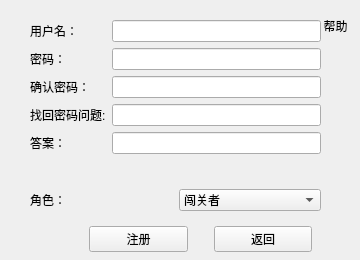
<?xml version="1.0" encoding="UTF-8"?>
<ui version="4.0">
 <class>Sign_Up</class>
 <widget class="QMainWindow" name="Sign_Up">
  <property name="geometry">
   <rect>
    <x>0</x>
    <y>0</y>
    <width>360</width>
    <height>260</height>
   </rect>
  </property>
  <property name="minimumSize">
   <size>
    <width>360</width>
    <height>260</height>
   </size>
  </property>
  <property name="maximumSize">
   <size>
    <width>360</width>
    <height>260</height>
   </size>
  </property>
  <property name="windowTitle">
   <string>注册</string>
  </property>
  <widget class="QWidget" name="centralwidget">
   <widget class="QToolButton" name="help_btn">
    <property name="geometry">
     <rect>
      <x>310</x>
      <y>0</y>
      <width>51</width>
      <height>51</height>
     </rect>
    </property>
    <property name="styleSheet">
     <string notr="true">border:none;</string>
    </property>
    <property name="text">
     <string>帮助</string>
    </property>
    <property name="icon">
     <iconset resource="image/rsc.qrc">
      <normaloff>:/sign_in/help.png</normaloff>:/sign_in/help.png</iconset>
    </property>
    <property name="iconSize">
     <size>
      <width>32</width>
      <height>32</height>
     </size>
    </property>
    <property name="shortcut">
     <string comment="true"/>
    </property>
    <property name="toolButtonStyle">
     <enum>Qt::ToolButtonTextUnderIcon</enum>
    </property>
    <property name="autoRaise">
     <bool>true</bool>
    </property>
   </widget>
   <widget class="QPushButton" name="show_pwd_1">
    <property name="geometry">
     <rect>
      <x>430</x>
      <y>140</y>
      <width>20</width>
      <height>20</height>
     </rect>
    </property>
    <property name="cursor">
     <cursorShape>ArrowCursor</cursorShape>
    </property>
    <property name="text">
     <string/>
    </property>
    <property name="autoDefault">
     <bool>false</bool>
    </property>
    <property name="flat">
     <bool>true</bool>
    </property>
   </widget>
   <widget class="QWidget" name="widget_3" native="true">
    <property name="geometry">
     <rect>
      <x>30</x>
      <y>20</y>
      <width>291</width>
      <height>241</height>
     </rect>
    </property>
    <layout class="QVBoxLayout" name="verticalLayout_2">
     <item>
      <widget class="QWidget" name="widget_2" native="true">
       <layout class="QGridLayout" name="gridLayout">
        <property name="leftMargin">
         <number>0</number>
        </property>
        <property name="topMargin">
         <number>0</number>
        </property>
        <property name="rightMargin">
         <number>0</number>
        </property>
        <property name="bottomMargin">
         <number>2</number>
        </property>
        <item row="6" column="1">
         <widget class="QLineEdit" name="answer_lineEdit"/>
        </item>
        <item row="5" column="0">
         <widget class="QLabel" name="label_5">
          <property name="frameShape">
           <enum>QFrame::NoFrame</enum>
          </property>
          <property name="text">
           <string>找回密码问题:</string>
          </property>
         </widget>
        </item>
        <item row="0" column="1">
         <widget class="QLineEdit" name="usr_lineEdit"/>
        </item>
        <item row="4" column="0">
         <widget class="QLabel" name="label_3">
          <property name="text">
           <string>确认密码：</string>
          </property>
         </widget>
        </item>
        <item row="6" column="0">
         <widget class="QLabel" name="label_6">
          <property name="text">
           <string>答案：</string>
          </property>
         </widget>
        </item>
        <item row="4" column="1">
         <widget class="QLineEdit" name="confirm_pwd_lineEdit">
          <property name="echoMode">
           <enum>QLineEdit::Password</enum>
          </property>
         </widget>
        </item>
        <item row="3" column="1">
         <widget class="QLineEdit" name="pwd_lineEdit">
          <property name="inputMask">
           <string/>
          </property>
          <property name="text">
           <string/>
          </property>
          <property name="echoMode">
           <enum>QLineEdit::Password</enum>
          </property>
         </widget>
        </item>
        <item row="5" column="1">
         <widget class="QLineEdit" name="question_lineEdit"/>
        </item>
        <item row="3" column="0">
         <widget class="QLabel" name="label_2">
          <property name="text">
           <string>密码：</string>
          </property>
         </widget>
        </item>
        <item row="0" column="0">
         <widget class="QLabel" name="label">
          <property name="text">
           <string>用户名：</string>
          </property>
         </widget>
        </item>
       </layout>
      </widget>
     </item>
     <item>
      <spacer name="verticalSpacer">
       <property name="orientation">
        <enum>Qt::Vertical</enum>
       </property>
       <property name="sizeHint" stdset="0">
        <size>
         <width>20</width>
         <height>40</height>
        </size>
       </property>
      </spacer>
     </item>
     <item>
      <widget class="QWidget" name="widget_4" native="true">
       <layout class="QHBoxLayout" name="horizontalLayout_2">
        <property name="leftMargin">
         <number>0</number>
        </property>
        <property name="topMargin">
         <number>0</number>
        </property>
        <property name="rightMargin">
         <number>0</number>
        </property>
        <property name="bottomMargin">
         <number>0</number>
        </property>
        <item>
         <widget class="QLabel" name="label_4">
          <property name="text">
           <string>角色：</string>
          </property>
         </widget>
        </item>
        <item>
         <widget class="QComboBox" name="role_comboBox">
          <item>
           <property name="text">
            <string>闯关者</string>
           </property>
          </item>
          <item>
           <property name="text">
            <string>出题者</string>
           </property>
          </item>
         </widget>
        </item>
       </layout>
      </widget>
     </item>
     <item>
      <layout class="QVBoxLayout" name="verticalLayout">
       <item>
        <widget class="QWidget" name="widget" native="true">
         <layout class="QHBoxLayout" name="horizontalLayout">
          <item>
           <spacer name="horizontalSpacer">
            <property name="orientation">
             <enum>Qt::Horizontal</enum>
            </property>
            <property name="sizeType">
             <enum>QSizePolicy::Fixed</enum>
            </property>
            <property name="sizeHint" stdset="0">
             <size>
              <width>50</width>
              <height>20</height>
             </size>
            </property>
           </spacer>
          </item>
          <item>
           <widget class="QPushButton" name="signup_btn">
            <property name="text">
             <string>注册</string>
            </property>
           </widget>
          </item>
          <item>
           <spacer name="horizontalSpacer_2">
            <property name="orientation">
             <enum>Qt::Horizontal</enum>
            </property>
            <property name="sizeType">
             <enum>QSizePolicy::Fixed</enum>
            </property>
            <property name="sizeHint" stdset="0">
             <size>
              <width>20</width>
              <height>20</height>
             </size>
            </property>
           </spacer>
          </item>
          <item>
           <widget class="QPushButton" name="back_to_signin_btn">
            <property name="text">
             <string>返回</string>
            </property>
           </widget>
          </item>
         </layout>
        </widget>
       </item>
      </layout>
     </item>
    </layout>
   </widget>
   <widget class="QPushButton" name="show_pwd_2">
    <property name="geometry">
     <rect>
      <x>430</x>
      <y>170</y>
      <width>20</width>
      <height>20</height>
     </rect>
    </property>
    <property name="cursor">
     <cursorShape>ArrowCursor</cursorShape>
    </property>
    <property name="text">
     <string/>
    </property>
    <property name="autoDefault">
     <bool>false</bool>
    </property>
    <property name="flat">
     <bool>true</bool>
    </property>
   </widget>
  </widget>
 </widget>
 <resources>
  <include location="image/rsc.qrc"/>
 </resources>
 <connections/>
</ui>
